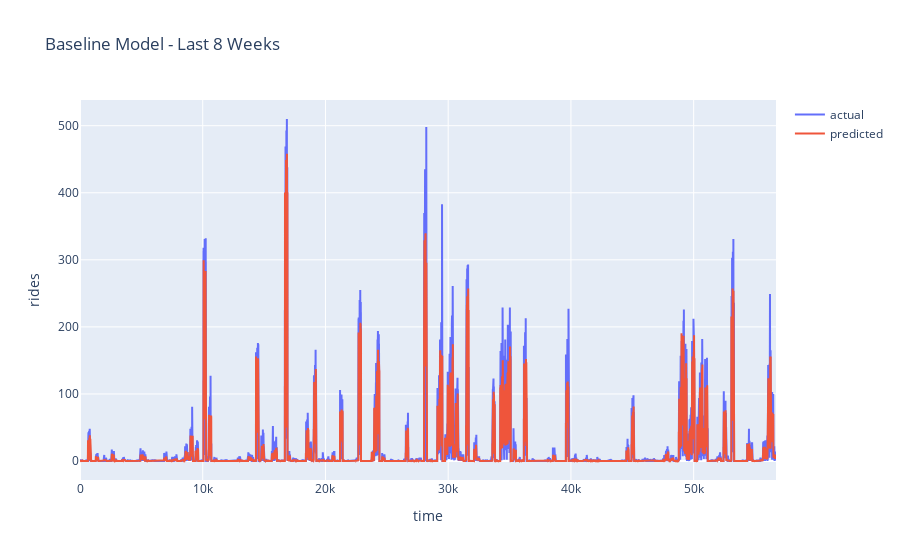

The notebook cell this image was saved under:
### Code cell
# visualize the predictions using plotly
import plotly.express as px
import plotly.graph_objects as go

# retina display
%config InlineBackend.figure_format = 'retina'

fig = go.Figure()
fig.add_trace(go.Scatter(x=y_test.index, y=y_test, name='actual'))
fig.add_trace(go.Scatter(x=y_test.index, y=predictions, name='predicted'))
fig.update_layout(
    title='Baseline Model - Last 8 Weeks',
    xaxis_title='time',
    yaxis_title='rides'
)
fig.show()

### Figure 1 — Plotly figure (JSON) as saved in the notebook; plotly's stock layout.template omitted (floating-point values rounded to 4 significant figures; data arrays with more than 128 entries replaced by an {"elided": "..."} marker saying what was removed)
{"data": [{"name": "actual", "type": "scatter", "x": {"elided": "56710 int values"}, "y": {"elided": "56710 int values"}}, {"name": "predicted", "type": "scatter", "x": {"elided": "56710 int values"}, "y": {"elided": "56710 float values"}}], "layout": {"title": {"text": "Baseline Model - Last 8 Weeks"}, "xaxis": {"title": {"text": "time"}}, "yaxis": {"title": {"text": "rides"}}}}
